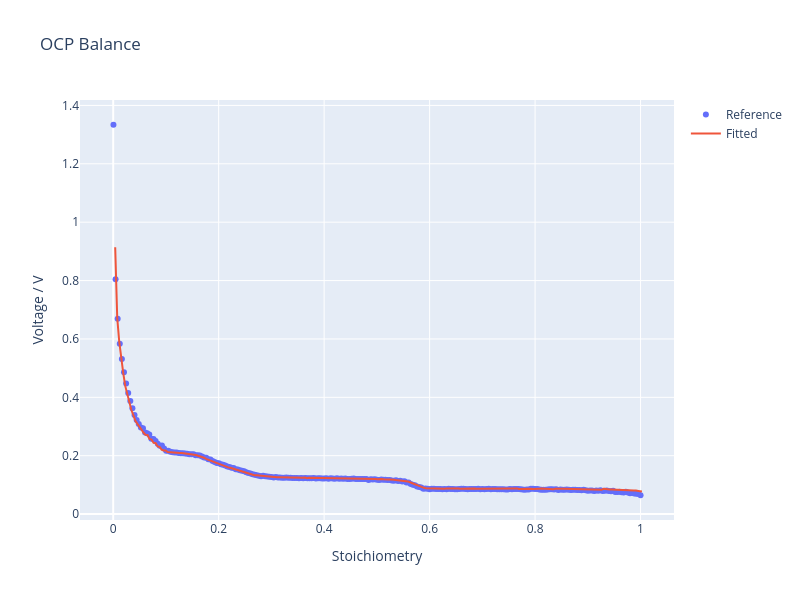

Write notebook code for a chart like this one.
### Markdown cell above
## Converting capacity to stoichiometry

The goal of the electrode balancing was to convert capacity to stoichiometry, so how can we do that? To convert capacity $Q$ to stoichiometry $x$, we can use the following equation:

$$
x = \pm \frac{Q}{Q_{\text{cell}}} + x_0.
$$
Here, the choice of plus or minus depends on whether we are lithiating or delithiating the electrode (related to whether the current is positive or negative). $Q_{\text{cell}}$ is the cell capacity and $x_0$ is the initial stoichiometry, which are the two parameters we fitted. We can now convert the measured data and plot it against the reference data to check that the fitting is correct.

### Code cell
from plotly import graph_objects as go

fig = go.Figure(
    layout=go.Layout(title="OCP Balance", width=800, height=600),
)

fig.add_trace(
    go.Scatter(
        x=reference_data["Stoichiometry"],
        y=reference_data["Voltage [V]"],
        mode="markers",
        name="Reference",
    ),
)

Q = result.best_inputs["Cell capacity [A.h]"]
sto_0 = result.best_inputs["Initial SoC"]

sto = measured_data["Capacity [A.h]"] / Q + sto_0

fig.add_trace(
    go.Scatter(x=sto, y=measured_data["Voltage [V]"], mode="lines", name="Fitted"),
)

# Update axes labels
fig.update_xaxes(title_text="Stoichiometry")
fig.update_yaxes(title_text="Voltage / V")

# Show figure
fig.show()

### Figure 1 — Plotly figure (JSON) as saved in the notebook; plotly's stock layout.template omitted (floating-point values rounded to 4 significant figures; data arrays with more than 128 entries replaced by an {"elided": "..."} marker saying what was removed)
{"data": [{"mode": "markers", "name": "Reference", "type": "scatter", "x": {"elided": "251 float values"}, "y": {"elided": "251 float values"}}, {"mode": "lines", "name": "Fitted", "type": "scatter", "x": {"elided": "262 float values"}, "y": {"elided": "262 float values"}}], "layout": {"height": 600, "title": {"text": "OCP Balance"}, "width": 800, "xaxis": {"title": {"text": "Stoichiometry"}}, "yaxis": {"title": {"text": "Voltage / V"}}}}
